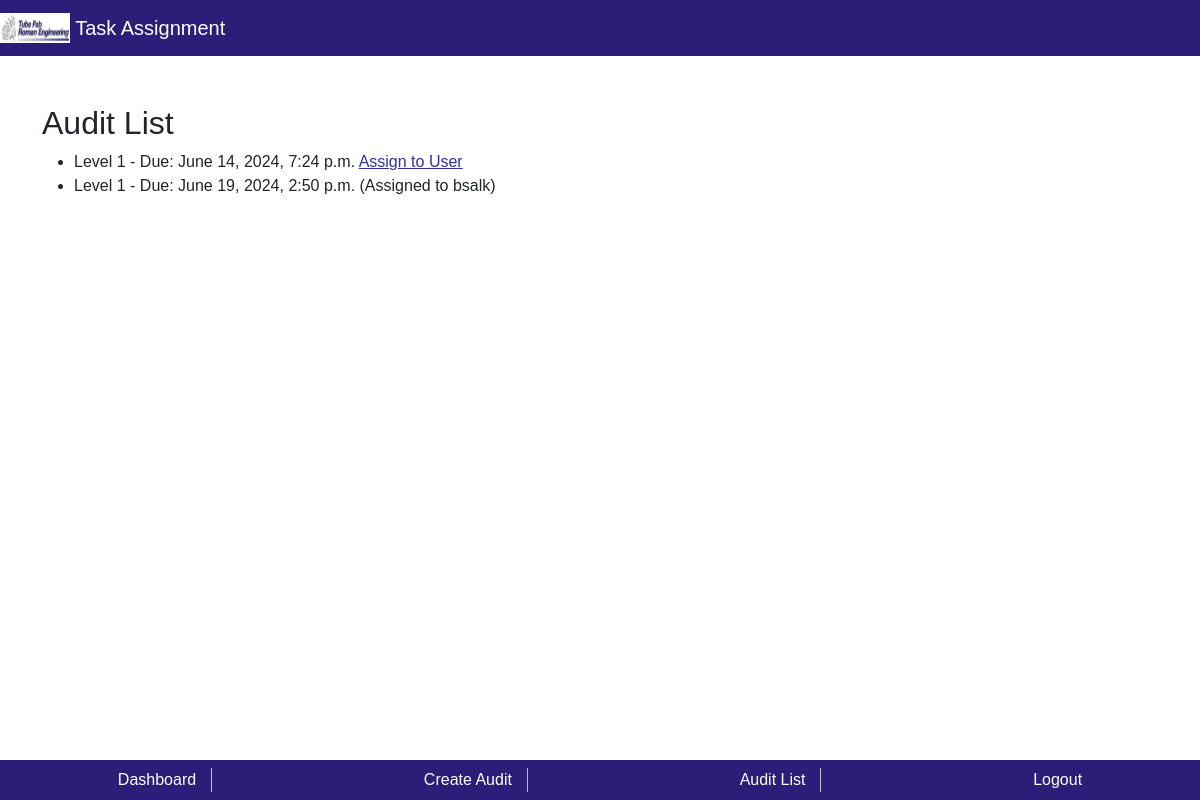
/audits/ (signed in), run on the app's committed database.
### audits/models.py (models this page shows, shortened)
class Audit(models.Model):
    FREQUENCY_CHOICES = [
        ('D', 'Daily'),
        ('W', 'Weekly'),
        ('M', 'Monthly'),
        ('Y', 'Yearly'),
    ]
    manager = models.ForeignKey(Manager, on_delete=models.CASCADE)
    assigned_user = models.ForeignKey(User, on_delete=models.SET_NULL, null=True, blank=True)
    title = models.CharField(max_length=200)
    description = models.TextField()
    frequency = models.CharField(max_length=1, choices=FREQUENCY_CHOICES)
    created_at = models.DateTimeField(auto_now_add=True)
    next_due_date = models.DateTimeField()
    completed = models.BooleanField(default=False)

### audits/views.py (the view)
# urls.py: path('', views.audit_list, name='audit_list'),
@login_required
def audit_list(request):
    manager = is_manager(request.user)
    if manager:
        audits = Audit.objects.filter(manager__user=request.user)
    else:
        audits = Audit.objects.filter(assigned_user=request.user)
    return render(request, 'audits/audit_list.html', {'audits': audits})

### audits/views.py (called while the page is built)
def is_manager(user):
    try:
        return Manager.objects.get(user=user)
    except Manager.DoesNotExist:
        return None

### audits/templates/audits/audit_list.html (shortened to what this page needs)
{% extends "base.html" %}
{% block content %}
  <h2>Audit List</h2>
  <ul>
    {% for audit in audits %}
      <li>
        {{ audit.title }} - Due: {{ audit.next_due_date }}
        {% if audit.assigned_user %}
          (Assigned to {{ audit.assigned_user.username }})
        {% else %}
          <a href="{% url 'assign_audit' audit.id %}">Assign to User</a>
        {% endif %}
      </li>
    {% endfor %}
  </ul>
{% endblock %}

### static/audit_app/css/master.css (style rules this page uses)
body, h1, h2, h3, h4, h5, h6, p, a, div, span, button, input, textarea { font-family: 'Verdana', sans-serif !important; }

### data on the page
Audit: title "Level 1", next_due_date "June 14, 2024, 7:24 p.m.", shows "Assign to User"
Audit: title "Level 1", next_due_date "June 19, 2024, 2:50 p.m.", assigned_user.username "bsalk"
